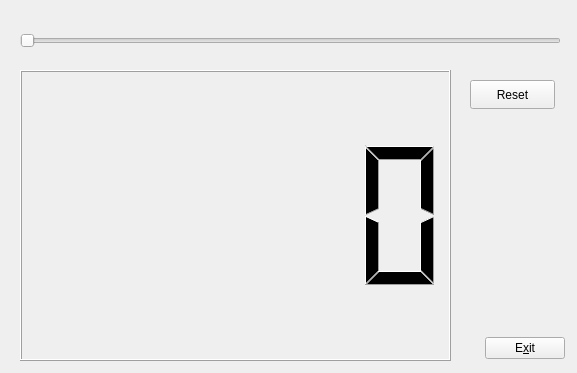
<?xml version="1.0" encoding="UTF-8"?>
<ui version="4.0">
 <class>MyForm</class>
 <widget class="QWidget" name="MyForm">
  <property name="geometry">
   <rect>
    <x>0</x>
    <y>0</y>
    <width>577</width>
    <height>373</height>
   </rect>
  </property>
  <property name="windowTitle">
   <string>MyForm</string>
  </property>
  <widget class="QSlider" name="horizontalSlider">
   <property name="geometry">
    <rect>
     <x>20</x>
     <y>30</y>
     <width>541</width>
     <height>22</height>
    </rect>
   </property>
   <property name="orientation">
    <enum>Qt::Horizontal</enum>
   </property>
  </widget>
  <widget class="QPushButton" name="pushButton_2">
   <property name="geometry">
    <rect>
     <x>470</x>
     <y>80</y>
     <width>85</width>
     <height>29</height>
    </rect>
   </property>
   <property name="text">
    <string>Reset</string>
   </property>
  </widget>
  <widget class="QWidget" name="">
   <property name="geometry">
    <rect>
     <x>430</x>
     <y>280</y>
     <width>135</width>
     <height>79</height>
    </rect>
   </property>
   <layout class="QHBoxLayout" name="horizontalLayout">
    <item>
     <spacer name="horizontalSpacer">
      <property name="orientation">
       <enum>Qt::Horizontal</enum>
      </property>
      <property name="sizeHint" stdset="0">
       <size>
        <width>40</width>
        <height>20</height>
       </size>
      </property>
     </spacer>
    </item>
    <item>
     <layout class="QVBoxLayout" name="verticalLayout">
      <item>
       <spacer name="verticalSpacer">
        <property name="orientation">
         <enum>Qt::Vertical</enum>
        </property>
        <property name="sizeHint" stdset="0">
         <size>
          <width>20</width>
          <height>40</height>
         </size>
        </property>
       </spacer>
      </item>
      <item>
       <widget class="QPushButton" name="pushButton">
        <property name="text">
         <string>E&amp;xit</string>
        </property>
       </widget>
      </item>
     </layout>
    </item>
   </layout>
  </widget>
  <widget class="MyNumber" name="lcdNumber">
   <property name="geometry">
    <rect>
     <x>20</x>
     <y>70</y>
     <width>431</width>
     <height>291</height>
    </rect>
   </property>
  </widget>
 </widget>
 <customwidgets>
  <customwidget>
   <class>MyNumber</class>
   <extends>QLCDNumber</extends>
   <header>MyNumber.h</header>
  </customwidget>
 </customwidgets>
 <resources/>
 <connections>
  <connection>
   <sender>pushButton</sender>
   <signal>clicked()</signal>
   <receiver>MyForm</receiver>
   <slot>close()</slot>
   <hints>
    <hint type="sourcelabel">
     <x>424</x>
     <y>62</y>
    </hint>
    <hint type="destinationlabel">
     <x>374</x>
     <y>78</y>
    </hint>
   </hints>
  </connection>
 </connections>
</ui>
